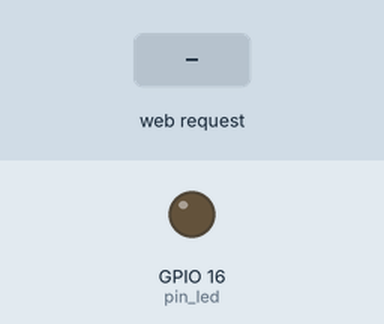
This sketch was run on a simulated ESP8266 (NodeMCU). Parts: output pins drawn as LEDs (lit = HIGH). Dashed ring = blinking. The inputs (shaded band) are chosen by the test bench. WiFi joins after 1.5 s; servers stay silent unless stated; what the sketch prints to the serial monitor is not drawn.

Above: at 2.7 s.
2.8 s: HTTP request GET /blink received
At 2.95 s:
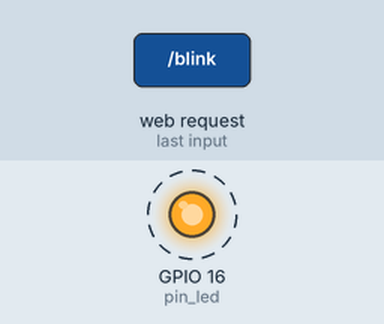
5.8 s: HTTP request GET /toggle received
At 6.6 s:
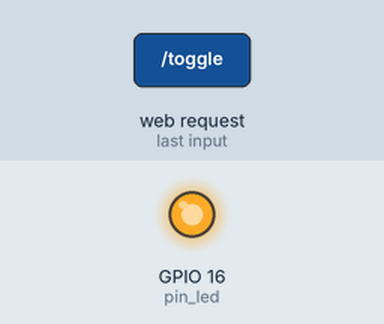
7.3 s: HTTP request GET /stop received
At 7.8 s:
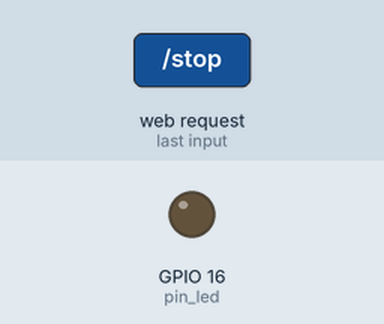
Timing chart, 0 to 10.3 s (numbered marks = the images above; inputs shaded):
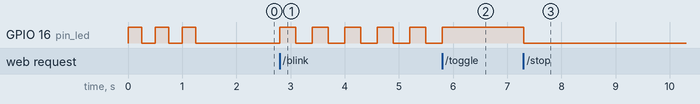

The sketch:

NodeMCUStationAP.ino
```cpp
/*....................................................
* Author: Sanyam Arya
* ersanyamarya@gmail.com
* https://www.facebook.com/er.sanyam.arya
* https://www.linkedin.com/in/sanyam-arya-077ab638/
......................................................*/
//Including WiFi library
#include <ESP8266WiFi.h>
//Incluiding web Server Library
#include <ESP8266WebServer.h>
//Including DNS server IP
#include <ESP8266mDNS.h>

int flag = 0; // flag to control blinking

MDNSResponder mdns;      //Dns Responder variable
ESP8266WebServer server; //Web server variable

uint8_t pin_led = 16; //Utility LED PIN
uint8_t pin_con = 16; //Status LED PIN

//Acces Point to which you want to conncet
char *ssid = "iotServer";
char *password = "qwerty123456";

//Node-MCU as a AP
char *mySsid = "SanyamArya";
char *myPassword = "password";
//Settings for the AP
IPAddress ip(192, 168, 11, 4);
IPAddress gateway(192, 168, 11, 1);
IPAddress subnet(255, 255, 255, 0);
//---------------------------------------------------------------------------------------------------
void setup()
{
  //Setting modes for the pins
  pinMode(pin_led, OUTPUT);
  pinMode(pin_con, OUTPUT);

  WiFi.mode(WIFI_AP_STA); //Setting the Wifi status

  WiFi.begin(ssid, password); //Begaining the connection to the AP
  Serial.begin(115200);       // Begaining the serial interface

  digitalWrite(pin_con, LOW); // Initialising digital pin

  /*Setting up the wifi connection to the AP and checking connection
 *Blinking the LED if it is connecting (pin_con)
 *LED Stops blinking once connceted  (pin_con)
 */
  while (WiFi.status() != WL_CONNECTED)
  {
    Serial.print(".");
    digitalWrite(pin_con, !digitalRead(pin_con));
    delay(250);
    digitalWrite(pin_con, !digitalRead(pin_con));
    delay(250);
  }
  digitalWrite(pin_con, LOW);

  //Printing the IP Address Asigned to the Node-MCU
  Serial.println("");
  Serial.print("IP Address: ");
  Serial.println(WiFi.localIP());

  // setting up DNS name for the IP assigned
  if (mdns.begin("sanyamarya", WiFi.localIP()))
  {
    Serial.println("Responder started for local IP : sanyamarya.local");
  }

  //setting up the server data
  String str = String("Hello World.. !\n1. toggle\n2. blink\n3. stop\n4. adc");
  //server.on("/", []() { server.send(200, "text/plain", "Hello World!"); });
  server.on("/", []() {
    server.send(200, "text/plain", "Hello World.. !/n1. toggle/n2. blink/n3. stop/n4. adc");
    });
  server.on("/toggle", toggleLED); // server.on("/<ip/toggle>",<function>);
  server.on("/blink", blinkLED);
  server.on("/stop", stopLED);
  server.on("/adc", adcRead);
  server.begin(); //begaining the HTTPS server

  //configuring the NODE-MCU as a AP
  WiFi.softAPConfig(ip, gateway, subnet);
  WiFi.softAP(mySsid, myPassword);
  //adding services to DNS services
  MDNS.addService("http", "tcp", 80);
}

void loop()
{
  server.handleClient(); //default method

  if (flag == 1) // if 1 blink LED
  {
    digitalWrite(pin_led, !digitalRead(pin_led));
    delay(300);
    digitalWrite(pin_led, !digitalRead(pin_led));
    delay(300);
  }
}

//All the functions are defined here
void blinkLED()
{
  flag = 1;
  server.send(200, "text/plain", "LED Blinking!");
}
void stopLED()
{
  flag = 0;
  digitalWrite(pin_led, LOW);
  server.send(200, "text/plain", "LED Stopped!");
}
void toggleLED()
{
  flag = 0;
  digitalWrite(pin_led, !digitalRead(pin_led));
  server.send(200, "text/plain", "LED Toggled!");
}
void adcRead()
{
  int sens = analogRead(A0);
  String one1 = String(sens);
  String one = String("ADC: "+one1);
  server.send(200, "text/plain", one);
}
```

Measured:
- after the input at 2.8 s, GPIO 16 (pin_led): alternates HIGH for 0.30 s and LOW for 0.30 s, starting at once
- after the input at 5.8 s, GPIO 16 (pin_led): goes on until 5.8 s, then stays HIGH
- after the input at 7.3 s, GPIO 16 (pin_led): HIGH → LOW at once
